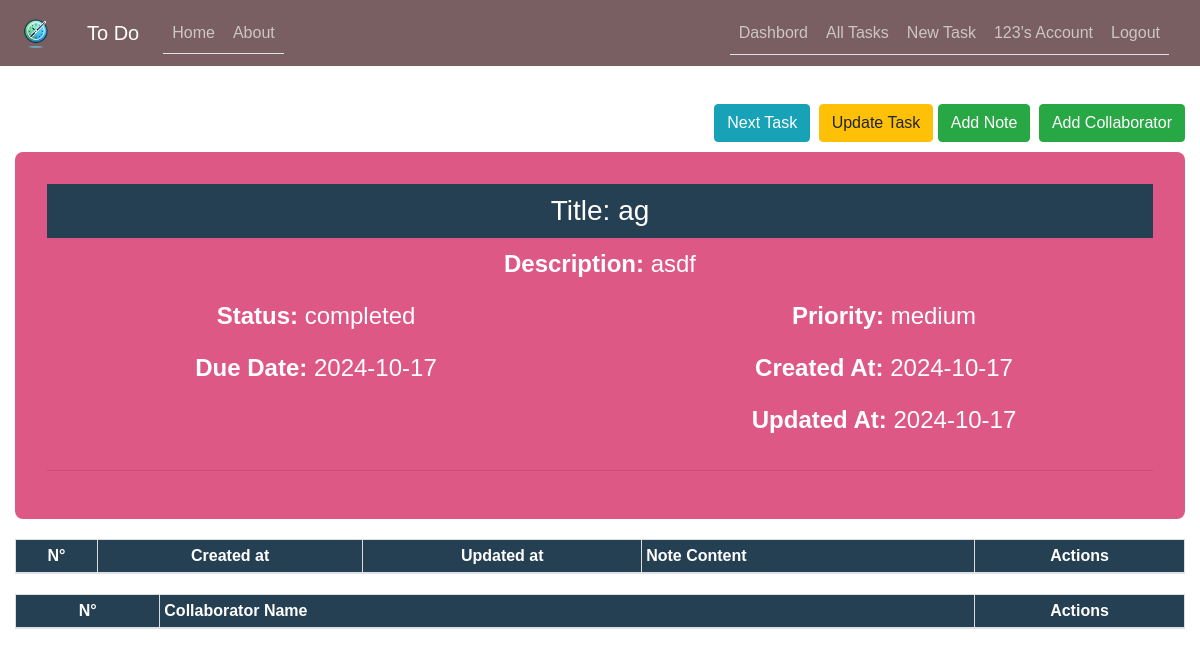
Before: /task/50 (signed in) with the older database file.
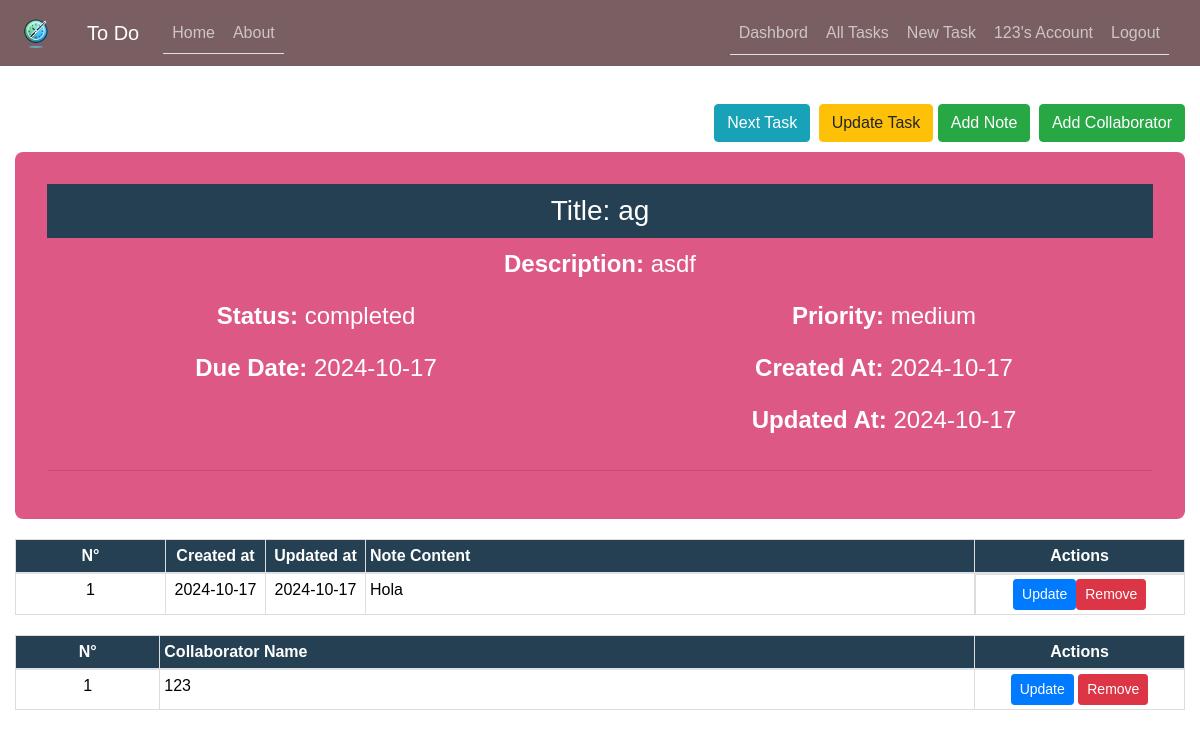
After: the same page with the newer database file.
### To_Do/models.py (models this page shows, shortened)
class User(db.Model, UserMixin):
    id = db.Column(db.Integer, primary_key=True)
    username = db.Column(db.String(50), unique=True, nullable=False)
    email = db.Column(db.String(100), unique=True, nullable=False)
    password = db.Column(db.String(255), nullable=False)
    date_joined = db.Column(db.DateTime, default=datetime.now)
    last_login = db.Column(db.DateTime, default=datetime.now)
    tasks = db.relationship("Task", backref="user", lazy=True)
    task_collaborators = db.relationship("TaskCollaborator", backref="user", lazy=True)

class Task(db.Model):
    id = db.Column(db.Integer, primary_key=True)
    user_id = db.Column(db.Integer, db.ForeignKey("user.id"), nullable=False)
    title = db.Column(db.String(255), nullable=False)
    description = db.Column(db.Text)
    status = db.Column(
        db.Enum("in progress", "completed", "pending"), default="in progress"
    )
    priority = db.Column(db.Enum("low", "medium", "high"), default="medium")
    due_date = db.Column(db.DateTime, default=datetime.utcnow)
    created_at = db.Column(db.DateTime, default=datetime.utcnow)
    updated_at = db.Column(
        db.DateTime, default=datetime.utcnow, onupdate=datetime.utcnow
    )
    notes = db.relationship(
        "Note", backref="task", lazy=True, cascade="all, delete-orphan"
    )
    task_collaborators = db.relationship(
        "TaskCollaborator", backref="task", lazy=True, cascade="all, delete-orphan"
    )

class Note(db.Model):
    id = db.Column(db.Integer, primary_key=True)
    task_id = db.Column(db.Integer, db.ForeignKey("task.id"), nullable=False)
    content = db.Column(db.Text, nullable=False)
    created_at = db.Column(db.DateTime, default=datetime.utcnow)
    updated_at = db.Column(
        db.DateTime, default=datetime.utcnow, onupdate=datetime.utcnow
    )

class TaskCollaborator(db.Model):
    id = db.Column(db.Integer, primary_key=True)
    task_id = db.Column(db.Integer, db.ForeignKey("task.id"), nullable=False)
    user_id = db.Column(db.Integer, db.ForeignKey("user.id"), nullable=False)

### To_Do/tasks/routes.py (the view)
@tasks.route("/task/<int:task_id>")
def task(task_id):
    if not current_user.is_authenticated:
        flash("You need to be logged in to access this page.", "warning")
        return redirect(url_for("users.login"))
    task = Task.query.get_or_404(task_id)
    previous_task = (
        Task.query.filter(Task.id < task_id, Task.user_id == current_user.id)
        .order_by(Task.id.desc())
        .first()
    )
    next_task = (
        Task.query.filter(Task.id > task_id, Task.user_id == current_user.id)
        .order_by(Task.id.asc())
        .first()
    )
    return render_template(
        "task.html",
        title=task.title,
        task=task,
        previous_task=previous_task,
        next_task=next_task,
    )

### To_Do/models.py (called while the page is built)
@login_manager.user_loader
def load_user(user_id):
    return User.query.get(int(user_id))

### To_Do/templates/task.html (shortened to what this page needs)
{% extends "base.html" %}
{% import 'macros_note.html' as macros %}
{% block content %}
<div class="float-right mt-4">
    {% if next_task %}
    <a href="{{ url_for('tasks.task', task_id=next_task.id) }}" class="btn btn-info btn-2g mr-1">
         Next Task
    </a>
    {% endif %}
    <a href="{{ url_for('tasks.update_task', task_id=task.id) }}" class="btn btn-warning btn-2g">Update Task</a>
    <a href="{{ url_for('tasks.new_note', task_id=task.id) }}" class="btn btn-success btn-2g mr-1">
         Add Note
    </a>
    <a href="{{ url_for('tasks.new_collaborator', task_id=task.id) }}" class="btn btn-success btn-2g">
         Add Collaborator
    </a>
</div>
<br>
<br>
<div class="content-section mt-4">
    <h3 style="background-color: #254053; color: #ffffff; padding: 10px;">Title: {{ task.title }}</h3>
    <div class="row">
        <div class="col-md-12">
            <p><strong>Description:</strong> {{ task.description }}</p>
        </div>
    </div>
    <div class="row">
        <div class="col-md-6">
            <p><strong>Status:</strong> {{ task.status }}</p>
        </div>
        <div class="col-md-6">
            <p><strong>Priority:</strong> {{ task.priority }}</p>
        </div>
    </div>
    <div class="row">
        <div class="col-md-6">
            <p><strong>Due Date:</strong> {{ task.due_date.strftime('%Y-%m-%d') }}</p>
        </div>
        <div class="col-md-6">
            <p><strong>Created At:</strong> {{ task.created_at.strftime('%Y-%m-%d') }}</p>
        </div>
    </div>
    <div class="row">
        <div class="col-md-6">
        </div>
        <div class="col-md-6">
            <p><strong>Updated At:</strong> {{ task.updated_at.strftime('%Y-%m-%d') }}</p>
        </div>
    </div>
    <hr>
</div>
<table class="table">
    <thead>
        <tr>
            <th scope="col" class="text-center">N°</th>
            <th scope="col" class="text-center">Created at</th>
            <th scope="col" class="text-center">Updated at</th>
            <th scope="col">Note Content</th>
            <th scope="col" class="text-center actions-column">Actions</th>
        </tr>
    </thead>
    <tbody>
        {% for note in task.notes %}
        <tr>
            <td class="text-center">{{ loop.index }}</td>
            <td class="text-center" style="width:100px;">{{ note.created_at.strftime('%Y-%m-%d') }}</td>
            <td class="text-center" style="width:100px;">{{ note.updated_at.strftime('%Y-%m-%d') }}</td>
            <td>{{ note.content }}</td>
            <td class="text-center d-flex  justify-content-center">
                <a href="{{ url_for('tasks.update_note', note_id=note.id) }}" class="btn btn-primary btn-sm">Update</a>
                <button type="button" class="btn btn-danger btn-sm" data-toggle="modal" data-target="#deleteModal{{ note.id }}">
                    Remove
                </button>
            </td>
        </tr>
        {% endfor %}
    </tbody>
</table>
<table class="table">
    <thead>
        <tr>
            <th scope="col" class="text-center">N°</th>
            <th scope="col">Collaborator Name</th>
            <th scope="col" class="text-center actions-column">Actions</th>
        </tr>
    </thead>
    <tbody>
        {% for collaborator in task.task_collaborators %}
        <tr>
            <td class="text-center">{{ loop.index }}</td>
            <td>{{ collaborator.user.username }}</td>
            <td class="text-center">
                <a href="#" class="btn btn-primary btn-sm">Update</a>
                <a href="#" class="btn btn-danger btn-sm">Remove</a>
            </td>
        </tr>
        {% endfor %}
    </tbody>
</table>
{% endblock content %}

### To_Do/templates/base.html (shortened to what this page needs)
<!DOCTYPE html>
<html>
<head>
    <link rel="stylesheet" href="https://maxcdn.bootstrapcdn.com/bootstrap/4.0.0/css/bootstrap.min.css">
    <link rel="stylesheet" type="text/css" href="{{ url_for('static', filename='/css/main.css') }}">
</head>
<body>
    <header class="site-header">
      <nav class="navbar navbar-expand-md navbar-dark bg-steel fixed-top">
        <a class="navbar-brand" href="/">
          <img src="{{ url_for('static', filename='logo.png') }}" alt="Logo" style="width:40px;">
        </a>
        <div class="container">
          <a class="navbar-brand mr-4" href="/">To Do</a>
          <div class="collapse navbar-collapse" id="navbarToggle">
            <div class="nav nav-tabs mr-auto navbar-nav">
              <a class="nav-item nav-link" href="/">Home</a>
              <a class="nav-item nav-link" href="/about">About</a>
            </div>
            <div class="nav nav-tabs">
              <div class="navbar-nav">
                {% if current_user.is_authenticated %}
                <a class="nav-link" href="/dashbord">Dashbord</a>
                  <a class="nav-link" href="{{ url_for('tasks.all_tasks') }}"> All Tasks </a>
                  <a class="nav-link" href="{{ url_for('tasks.new_task') }}">New Task</a>
                  <a class="nav-link" href="/account">{{ current_user.username }}'s Account</a>
                  <a class="nav-link" href="logout">Logout</a>
                {% else %}
                  <a class="nav-item nav-link" href="{{ url_for('users.login') }}">Login</a>
                  <a class="nav-item nav-link" href="{{ url_for('users.sign_up') }}">Sign Up</a>
                {% endif %}
              </div>
            </div>
          </div>
        </div>
      </nav>
    </header>
    <main role="main" class="container">
      <div class="row">
        <div class="col-md-12">
          {% block content %}{% endblock %}
        </div>
      </div>
    </main>
  </body>
</html>

### To_Do/static/css/main.css (style rules this page uses)
* { box-sizing: border-box; }
body { width: 100%; height: 100vh; font-family: Arial, sans-serif; background-image: url('../background.png'); background-position: center; background-size:cover; background-attachment: fixed; position: relative; margin-top: 5rem; color: #000000; }
h1, h2, h3, h4, h5, h6 { color: #000000; }
.bg-steel { background-color: #2c0305a1; color: #000000; }
.table { width: 100%; margin: 20px 0; border-collapse: collapse; }
.table th, .table td { border: 1px solid #dddddd; padding: 4px; text-align: left; }
.table th { background-color: #254053; color: #ffffff; }
.table td { background: #ffffffe5; }
.container { width: 100%; max-width: 1400px; text-align: center; margin: 0 auto; }
.content-section { background: #d52862c5; padding: 2rem; border-radius: 8px; margin-top: 20px; color: #fff; font-size: 1.5rem; }
.site-header .navbar-nav .nav-link { color: #fdfeffa4; }
.actions-column { width: 210px; }

Changed rows visible on the page:
added Note: created_at "2024-10-17", updated_at "2024-10-17", content "Hola"
added TaskCollaborator: user.username "123"
